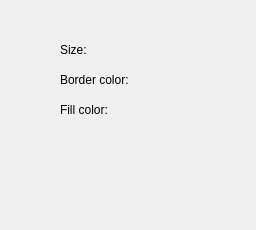
<?xml version="1.0" encoding="UTF-8"?>
<ui version="4.0">
 <class>DrawProp</class>
 <widget class="QWidget" name="DrawProp">
  <property name="geometry">
   <rect>
    <x>0</x>
    <y>0</y>
    <width>256</width>
    <height>230</height>
   </rect>
  </property>
  <property name="windowTitle">
   <string>Form</string>
  </property>
  <widget class="QLabel" name="label">
   <property name="geometry">
    <rect>
     <x>60</x>
     <y>40</y>
     <width>51</width>
     <height>20</height>
    </rect>
   </property>
   <property name="text">
    <string>Size:</string>
   </property>
  </widget>
  <widget class="QLabel" name="label_2">
   <property name="geometry">
    <rect>
     <x>60</x>
     <y>70</y>
     <width>71</width>
     <height>20</height>
    </rect>
   </property>
   <property name="text">
    <string>Border color:</string>
   </property>
  </widget>
  <widget class="QLabel" name="label_3">
   <property name="geometry">
    <rect>
     <x>60</x>
     <y>100</y>
     <width>71</width>
     <height>20</height>
    </rect>
   </property>
   <property name="text">
    <string>Fill color:</string>
   </property>
  </widget>
 </widget>
 <resources/>
 <connections/>
</ui>
